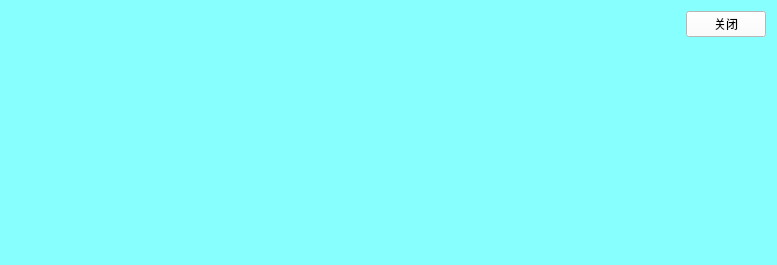
<?xml version="1.0" encoding="UTF-8"?>
<ui version="4.0">
 <class>MainWindow</class>
 <widget class="QMainWindow" name="MainWindow">
  <property name="geometry">
   <rect>
    <x>0</x>
    <y>0</y>
    <width>777</width>
    <height>265</height>
   </rect>
  </property>
  <property name="windowTitle">
   <string>MainWindow</string>
  </property>
  <widget class="QWidget" name="centralWidget">
   <property name="styleSheet">
    <string notr="true">QWidget
{
	background-color:#88ffff;
}</string>
   </property>
   <layout class="QVBoxLayout" name="verticalLayout">
    <item>
     <layout class="QHBoxLayout" name="horizontalLayout">
      <item>
       <spacer name="horizontalSpacer">
        <property name="orientation">
         <enum>Qt::Horizontal</enum>
        </property>
        <property name="sizeHint" stdset="0">
         <size>
          <width>40</width>
          <height>20</height>
         </size>
        </property>
       </spacer>
      </item>
      <item>
       <widget class="QPushButton" name="pushButton">
        <property name="styleSheet">
         <string notr="true">QPushButton
{
	background-color:white;
}</string>
        </property>
        <property name="text">
         <string>关闭</string>
        </property>
        <property name="flat">
         <bool>false</bool>
        </property>
       </widget>
      </item>
     </layout>
    </item>
    <item>
     <spacer name="verticalSpacer">
      <property name="orientation">
       <enum>Qt::Vertical</enum>
      </property>
      <property name="sizeHint" stdset="0">
       <size>
        <width>20</width>
        <height>213</height>
       </size>
      </property>
     </spacer>
    </item>
   </layout>
  </widget>
 </widget>
 <layoutdefault spacing="6" margin="11"/>
 <resources/>
 <connections>
  <connection>
   <sender>pushButton</sender>
   <signal>clicked()</signal>
   <receiver>MainWindow</receiver>
   <slot>close()</slot>
   <hints>
    <hint type="sourcelabel">
     <x>960</x>
     <y>24</y>
    </hint>
    <hint type="destinationlabel">
     <x>834</x>
     <y>82</y>
    </hint>
   </hints>
  </connection>
 </connections>
</ui>
